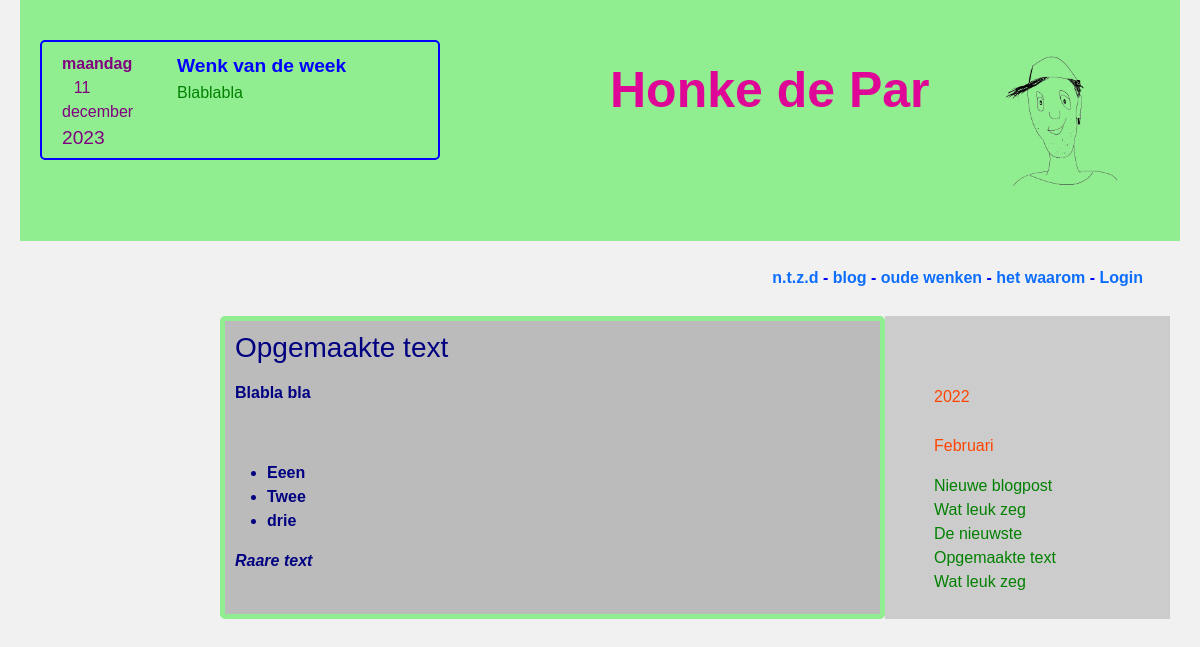
The app's page /HonkdeParOnline1.00/oldpost.php?id=10 with its own data.
### tables this page shows
CREATE TABLE `wenken` (
  `id` int(255) NOT NULL,
  `wenk` varchar(255) NOT NULL,
  `date` date NOT NULL
);

CREATE TABLE `blogposts` (
  `id` int(11) NOT NULL,
  `title` varchar(100) NOT NULL,
  `content` varchar(5000) NOT NULL,
  `day` varchar(10) NOT NULL,
  `year` year(4) NOT NULL,
  `month` varchar(50) NOT NULL
);

### HonkdeParOnline1.00/includes/utilities.php (called while the page is built, shortened)
<?php
function monthInDutch($m){
    switch($m){
        case "1":
            $month = "Januari";
        break;
        case "2":
            $month = "Februari";
        break;
        case "3":
            $month = "Maart";
        break;
        case "4":
            $month = "April";
        break;
        case "5":
            $month = "Mei";
        break;
        case "6":
            $month = "Juni";
        break;
        case "7":
            $month = "Juli";
        break;
        case "8":
            $month = "Augustus";
        break;
        case "9":
            $month = "September";
        break;
        case "10":
            $month = "Oktober";
        break;
        case "11":
            $month = "November";
        break;
        case "12":
            $month = "December";
        break;
    }
    return $month;
}
?>

### HonkdeParOnline1.00/includes/history.php (the view)
<?php
$queryY = "SELECT * FROM blogposts ORDER BY year DESC LIMIT 1";
$statement = $db->prepare($queryY);
$statement->execute(array());
$row = $statement->fetch();
$year = "";
if($row!=""){
    $year = $row["year"];
}
?>
<div class="container">
    <br>
    <div>
        <table>
            <tbody>
                <?php
                    for($y = $year; $y >= 2022; $y--){
                        echo "<p style='color: orangered; margin:0;padding-top:20px;'>$y</p>";
                        for($m = 1; $m <= 12; $m++){
                            $t = 1;
                            $month = monthInDutch($m);
                            $query2 = "SELECT * FROM blogposts WHERE month = '$month' and year = '$y' ORDER BY id DESC";
                            foreach($db->query($query2) as $row) {
                                $title = $row['title'];
                                $id = $row['id'];
                                if($t == 1 && $month==$row['month']){
                                    echo "<p style='color: orangered; padding-top:25px;'>$month</p>";
                                    $t = 0;
                                }
                                echo "<a href='oldpost.php?id=$id' style='color: green;'>$title</a><br>";
                            }
                        }
                    }
                ?>
            </tbody>
        </table>
    </div>
</div>

### HonkdeParOnline1.00/oldpost.php (shortened to what this page needs)
<?php
include_once "includes/database.php";
include_once "includes/utilities.php";
$id = $_GET['id'];
$querybp = "SELECT * FROM blogposts WHERE id = '$id'";
$statement = $db->prepare($querybp);
$statement->execute(array());
$rowbp = $statement->fetch();
$title =$rowbp["title"];
$content = $rowbp["content"];
?>
<!DOCTYPE html>
<html lang="en">
<head>
    <link href="https://cdn.jsdelivr.net/npm/bootstrap@5.1.3/dist/css/bootstrap.min.css" rel="stylesheet">
    <link rel="stylesheet" href="styles/style.css">
</head>
<body>
    <?php
        include_once 'includes/header.php';
    ?>
    <?php
        include_once 'includes/nav.php';
    ?>
    <div class="container content">
        <div class="row">
            <div class="column col-lg-2"></div>
            <div id="artikel" class="column col-lg-7" style="background-color:#bbb; color:Navy;">
                <h3><?php echo"$title" ?></h3>
                <p><?php echo"$content" ?></p>
            </div>
            <div class="column col-lg-3" style="background-color:#ccc; padding:25px;">
                <?php include_once 'includes/history.php';?>
            </div>
        </div>
    </div>
</body>
</html>

### HonkdeParOnline1.00/includes/header.php
<?php
    $query = "SELECT * FROM wenken ORDER BY id DESC LIMIT 1";
    $statement = $db->prepare($query);
    $statement->execute(array());
    $row = $statement->fetch();
    $wenk = "";
    if($row!=""){
        $wenk = $row["wenk"];
    }
?>
<header>
        <div class="container">
        <div class="row ">
            <?php
            echo "
                <div id='Lcol' class='column col-lg-6' >
                    <div id='left'>
                    <p id='date'><span id='day' style='font-weight:bold'>Maandag</span> <span id='monthday'>28</span> <span id='month'>november</span> <span id='year' style='font-size: larger;'>2021</span></p>
                    <p id='quote'>Wenk van de week</p>
                    <br>
                    <p id='wenk' style='width: 245px;'> $wenk
                    </p>
                </div>";
            ?>
            </div>
                <div id="Mcol" class="column col-lg-4" >
                    <h1 id="title">Honke de Par</h1>
                </div>
            <div id="Rcol" class="column col" >
                <img src="files/Honke.png" alt="" style="width:145px;">
            </div>
          </div>
        </div>
    </header>

### HonkdeParOnline1.00/styles/style.css (style rules this page uses)
body { font-family: Arial; padding: 0px 20px 20px 20px; background: #f1f1f1; }
header { background-color: lightgreen; padding: 30px 10px; }
* { box-sizing: border-box; }
.column { float: left; padding: 10px; }
#Mcol { padding-top: 30px; }
.row:after { content: ""; display: table; clear: both; }
#left { border: 2px solid blue; border-radius: 5px; width: 400px; height: 120px; padding: 10px; float: none; }
#date { float: left; width: 50px; color: purple; text-align: center; padding-left: 10px; margin-right: 75px; }
#quote { float: left; color: blue; font-weight: bold; font-size: larger; padding-top: 0px; padding-bottom: 0%; margin-bottom: 0px; }
#wenk { float: left; color: green; }
#title { color: rgb(223, 5, 150); font-weight: bold; font-size: 50px; }
a { text-decoration: none; }
.content { margin-top: 75px; }
#artikel { border: 5px solid lightgreen; border-radius: 5px; }

### records on screen
wenken: wenk "Blablabla"
blogposts: title "Opgemaakte text", content "Blabla bla Eeen Twee drie ​​​​​​​Raare text"
blogposts: title "Wat leuk zeg"
blogposts: month "Februari", title "Nieuwe blogpost"
blogposts: title "Wat leuk zeg"
blogposts: title "De nieuwste"
